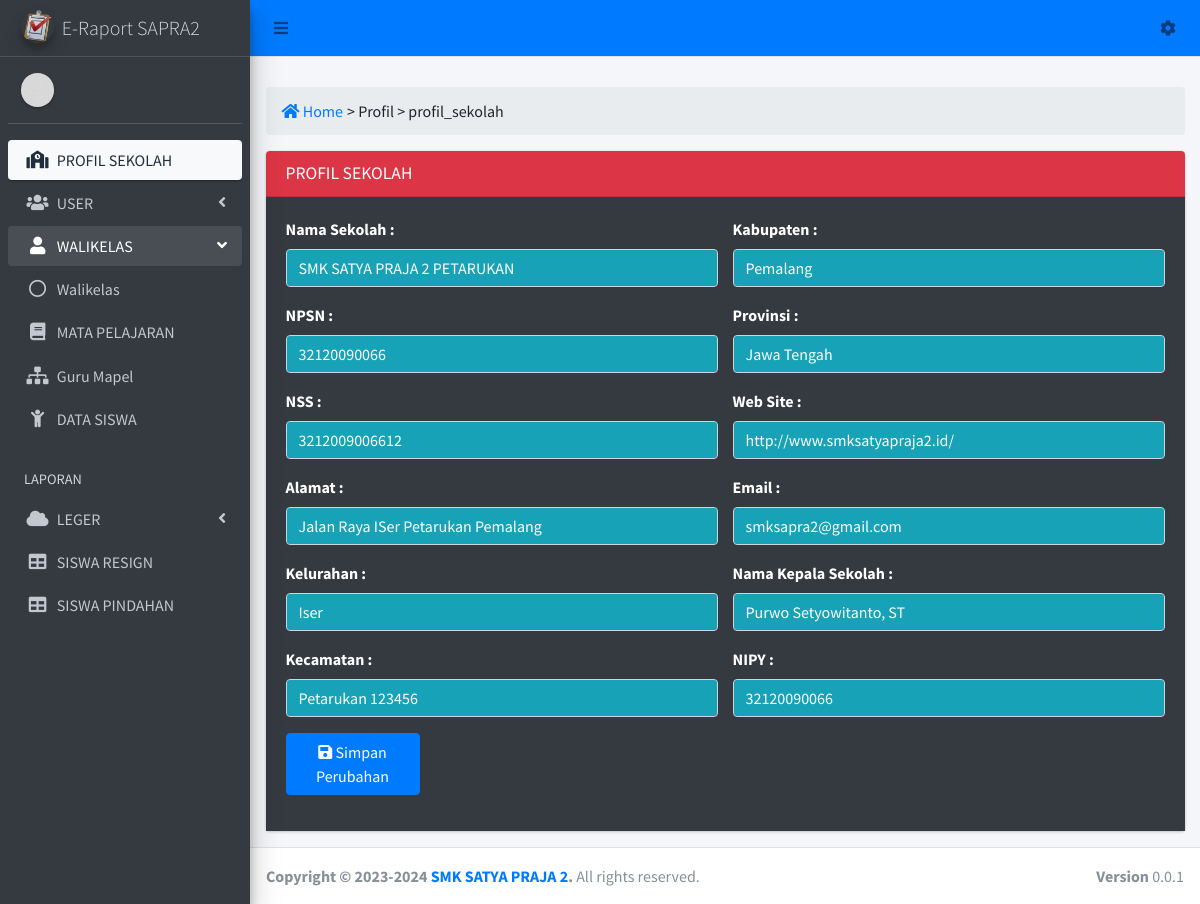
Before: /admin.php?view=profil_sekolah with the older database file.
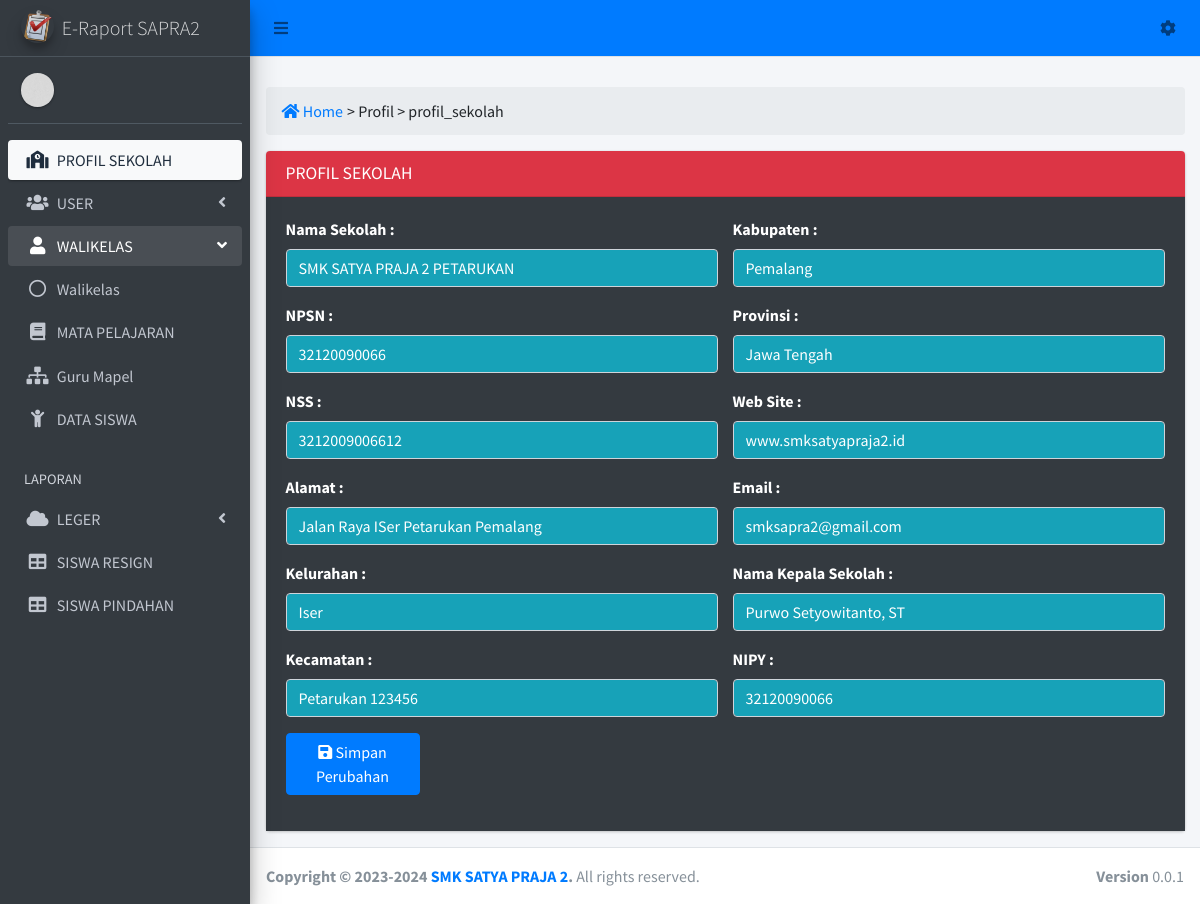
After: the same page with the newer database file.
### tables this page shows
CREATE TABLE `tb_sekolah` (
  `id_sekolah` int(2) NOT NULL,
  `nama_sekolah` varchar(50) NOT NULL,
  `npsn` varchar(40) NOT NULL,
  `nss` varchar(40) NOT NULL,
  `alamat` text NOT NULL,
  `kel` varchar(30) NOT NULL,
  `kec` varchar(30) NOT NULL,
  `kab` varchar(30) NOT NULL,
  `prov` varchar(30) NOT NULL,
  `web` varchar(40) NOT NULL,
  `email` varchar(40) NOT NULL,
  `nama_ks` varchar(50) NOT NULL,
  `nipy` varchar(40) NOT NULL
);

### view/operator/profil_sekolah.php (the view, shortened to what this page needs)
<div class="row">
  <div class="col-sm-12">
    <ol class="breadcrumb <?= $bg_breadcrumb;  ?>">
	    <li><a href="admin" class="pr-1"><i class="fas fa-home"></i> Home</a></li>
	    <li class="active"> > <?= ' Profil > ' . $_GET['view'] ?: 'Dashboard'; ?></li>
	  </ol>
  </div>
</div>
<?php
$query = mysqli_query($koneksi, "select * from tb_sekolah");
$row = mysqli_fetch_array($query);
?>
<div class="card">
	<div class="card-header bg-danger">
		<h3 class="card-title">PROFIL SEKOLAH</h3>
	</div>
	<div class="card-body bg-dark">
		<form action="" method="post">
			<div class="row">
				<div class="col-sm-6">
					<div class="form-group">
						<label>Nama Sekolah :</label>
						<input type="text" name="nama_sekolah" value="<?= $row['nama_sekolah'] ?>" class="form-control bg-info">
					</div>
					<div class="form-group">
						<label>NPSN :</label>
						<input type="text" name="npsn" value="<?= $row['npsn'] ?>" class="form-control bg-info">
					</div>
					<div class="form-group">
						<label>NSS :</label>
						<input type="text" name="nss" value="<?= $row['nss'] ?>" class="form-control bg-info">
					</div>
					<div class="form-group">
						<label>Alamat :</label>
						<input type="text" name="alamat" value="<?= $row['alamat'] ?>" class="form-control bg-info">
					</div>
					<div class="form-group">
						<label>Kelurahan :</label>
						<input type="text" name="kelurahan" value="<?= $row['kel'] ?>" class="form-control bg-info">
					</div>
					<div class="form-group">
						<label>Kecamatan :</label>
						<input type="text" name="kecamatan" value="<?= $row['kec'] ?>" class="form-control bg-info">
					</div>
				</div>
				<div class="col-sm-6">
					<div class="form-group">
						<label>Kabupaten :</label>
						<input type="text" name="kabupaten" value="<?= $row['kab'] ?>" class="form-control bg-info">
					</div>
					<div class="form-group">
						<label>Provinsi :</label>
						<input type="text" name="provinsi" value="<?= $row['prov'] ?>" class="form-control bg-info">
					</div>
					<div class="form-group">
						<label>Web Site :</label>
						<input type="text" name="website" value="<?= $row['web'] ?>" class="form-control bg-info">
					</div>
					<div class="form-group">
						<label>Email :</label>
						<input type="text" name="email" value="<?= $row['email'] ?>" class="form-control bg-info">
					</div>
					<div class="form-group">
						<label>Nama Kepala Sekolah :</label>
						<input type="text" name="nama_ks" value="<?= $row['nama_ks'] ?>" class="form-control bg-info">
					</div>
					<div class="form-group">
						<label>NIPY :</label>
						<input type="text" name="nipy" value="<?= $row['nipy'] ?>" class="form-control bg-info">
					</div>
				</div>
				<div class="col-sm-2">
					<div class="form-group">
						<button class="btn btn-primary" type="submit" name="simpan_perubahan"><i class="fas fa-save"></i> Simpan Perubahan</button>
					</div>
				</div>
			</div>
		</form>
	</div>
</div>

### admin.php (shortened to what this page needs)
<?php
require_once('koneksi.php');
?>
<!DOCTYPE html>
<html lang="en">
<head>
  <link rel="stylesheet" href="plugins/fontawesome-free/css/all.min.css">
  <link rel="stylesheet" href="plugins/overlayScrollbars/css/OverlayScrollbars.min.css">
  <link rel="stylesheet" href="dist/css/adminlte.min.css">
  <link rel="stylesheet" href="plugins/datatables-bs4/css/dataTables.bootstrap4.min.css">
  <link rel="stylesheet" href="plugins/datatables-responsive/css/responsive.bootstrap4.min.css">
  <link rel="stylesheet" href="plugins/select2/css/select2.min.css">
  <link rel="stylesheet" href="plugins/select2-bootstrap4-theme/select2-bootstrap4.min.css">
</head>
<body class="hold-transition sidebar-mini layout-fixed layout-navbar-fixed layout-footer-fixed">
<div class="wrapper">
  <nav class="main-header navbar navbar-expand navbar-primary navbar-light">
    <ul class="navbar-nav">
      <li class="nav-item">
        <a class="nav-link" data-widget="pushmenu" href="#" role="button"><i class="fas fa-bars"></i></a>
      </li>
      <li class="nav-item d-none d-sm-inline-block">
        <a href="admin" class="nav-link"><?= $_SESSION['session']; ?></a>
      </li>
    </ul>
    <ul class="navbar-nav ml-auto">
      <li class="nav-item dropdown">
        <a class="nav-link" data-toggle="dropdown" href="#">
          <i class="fas fa-cog"></i>
        </a>
      </li>
    </ul>
  </nav>
  <aside class="main-sidebar sidebar-dark-light bg elevation-4">
    <a href="admin" class="brand-link">
      <img src="dist/img/lrapor.png" alt="AdminLTE Logo" class="brand-image img-circle elevation-3"
           style="opacity: .8">
      <span class="brand-text font-weight-light">E-Raport SAPRA2</span>
    </a>
    <div class="sidebar">
      <div class="user-panel mt-3 pb-3 mb-3 d-flex">
        <div class="image">
          <img src="dist/img/boxed-bg.jpg" class="img-circle elevation-1" alt="User Image">
        </div>
        <div class="info">
        </div>
      </div>
      <nav class="mt-2">
        <ul class="nav nav-pills nav-sidebar flex-column" data-widget="treeview" role="menu" data-accordion="false">
          <li class="nav-item">
            <a href="?view=profil_sekolah" class="nav-link <?= $_GET['view'] == 'profil_sekolah' ? 'active' : ''; ?>">
              <i class="nav-icon fas fa-school"></i>
              <p>
                PROFIL SEKOLAH
              </p>
            </a>
          </li>
          <li class="nav-item">
            <a href="#" class="nav-link">
              <i class="nav-icon fas fa-users"></i>
              <p>
                USER
                <i class="fas fa-angle-left right"></i>
              </p>
            </a>
          </li>
          <li class="nav-item menu-open">
            <a href="#" class="nav-link">
              <i class="nav-icon fas fa-user"></i>
              <p>
                WALIKELAS
                <i class="fas fa-angle-left right"></i>
              </p>
            </a>
            <ul class="nav nav-treeview">
              <li class="nav-item">
                <a href="admin?view=walikelas" class="nav-link <?= $_GET['view'] == 'walikelas' ? 'active' : ''; ?>">
                  <i class="far fa-circle nav-icon"></i>
                  <p>Walikelas</p>
                </a>
              </li>
            </ul>
          </li>
          <li class="nav-item">
            <a href="admin?view=mapel_page" class="nav-link <?= $_GET['view'] == 'mapel_page' ? 'active' : ''; ?>">
              <i class="nav-icon fas  fa-book"></i>
              <p>
                MATA PELAJARAN
              </p>
            </a>
          </li>
          <li class="nav-item">
            <a href="admin?view=guru_mapel" class="nav-link <?= $_GET['view'] == 'guru_mapel' ? 'active' : ''; ?>">
              <i class="nav-icon fas  fa-sitemap"></i>
              <p>
                Guru Mapel
              </p>
            </a>
          </li>
          <li class="nav-item">
            <a href="admin?view=siswa" class="nav-link <?= $_GET['view'] == 'siswa' ? 'active' : ''; ?>">
              <i class="nav-icon fas fa-child"></i>
              <p>
                DATA SISWA
              </p>
            </a>
          </li>
        <li class="nav-header">LAPORAN</li>
        <li class="nav-item">
          <a href="#" class="nav-link">
            <i class="nav-icon fas fa-cloud"></i>
            <p>LEGER<i class="fas fa-angle-left right"></i></p>
          </a>
        </li>
        <li class="nav-item">
          <a href="?view=siswa_resign" class="nav-link <?= $_GET['view'] == 'siswa_resign' ? 'active' : ''; ?>">
            <i class="nav-icon fas fa-table"></i>
            <p>SISWA RESIGN</p>
          </a>
        </li>
        <li class="nav-item">
          <a href="?view=siswa_pindahan" class="nav-link <?= $_GET['view'] == 'siswa_pindahan' ? 'active' : ''; ?>">
            <i class="nav-icon fas fa-table"></i>
            <p>SISWA PINDAHAN</p>
          </a>
        </li>
        </ul>
      </nav>
    </div>
  </aside>
  <div class="content-wrapper">
    <div class="content-header">
    </div>
    <section class="content">
      <div class="container-fluid">
        <?php
        $bg_breadcrumb = '';
        if (isset($_GET['view'])) {
          $view = $_GET['view'];
          switch ($view) {
            case 'profil_sekolah':
              require_once('view/operator/profil_sekolah.php');
              break;
          }
        }else{
          require_once('view/operator/home.php');
        }
        ?>
      </div>
    </section>
  </div>
  <footer class="main-footer">
    <strong>Copyright &copy; 2023-2024 <a href="https://smksatyapraja2.id">SMK SATYA PRAJA 2</a>.</strong>
    All rights reserved.
    <div class="float-right d-none d-sm-inline-block">
      <b>Version</b> 0.0.1
    </div>
  </footer>
</div>
</body>
</html>

Changed rows visible on the page:
changed tb_sekolah "SMK SATYA PRAJA 2 PETARUKAN": website "http://www.smksatyapraja2.id/" → "www.smksatyapraja2.id"
